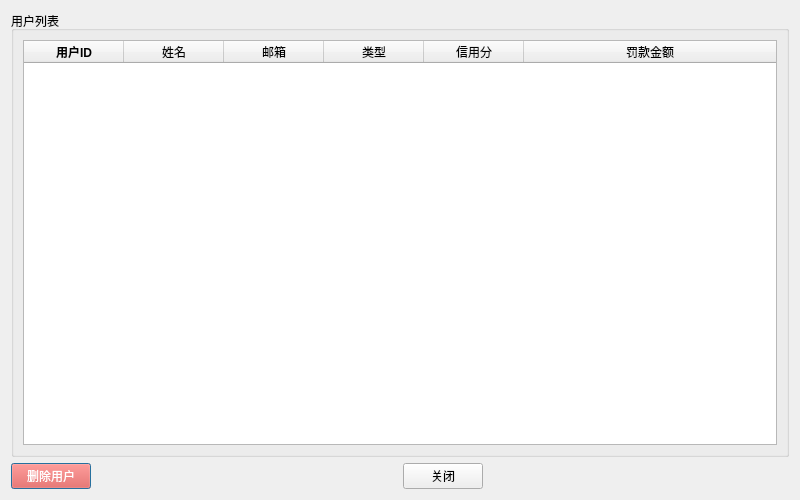
<?xml version="1.0" encoding="UTF-8"?>
<ui version="4.0">
 <class>UserManagerDialog</class>
 <widget class="QDialog" name="UserManagerDialog">
  <property name="geometry">
   <rect>
    <x>0</x>
    <y>0</y>
    <width>800</width>
    <height>500</height>
   </rect>
  </property>
  <property name="windowTitle">
   <string>用户管理</string>
  </property>
  <layout class="QVBoxLayout" name="verticalLayout">
   <item>
    <widget class="QGroupBox" name="groupBox">
     <property name="title">
      <string>用户列表</string>
     </property>
     <layout class="QVBoxLayout" name="verticalLayout_2">
      <item>
       <widget class="QTableWidget" name="tblUsers">
        <property name="editTriggers">
         <set>QAbstractItemView::NoEditTriggers</set>
        </property>
        <property name="selectionBehavior">
         <enum>QAbstractItemView::SelectRows</enum>
        </property>
        <property name="selectionMode">
         <enum>QAbstractItemView::SingleSelection</enum>
        </property>
        <attribute name="horizontalHeaderStretchLastSection">
         <bool>true</bool>
        </attribute>
        <column>
         <property name="text">
          <string>用户ID</string>
         </property>
         <property name="font">
          <font>
           <weight>75</weight>
           <bold>true</bold>
          </font>
         </property>
        </column>
        <column>
         <property name="text">
          <string>姓名</string>
         </property>
        </column>
        <column>
         <property name="text">
          <string>邮箱</string>
         </property>
        </column>
        <column>
         <property name="text">
          <string>类型</string>
         </property>
        </column>
        <column>
         <property name="text">
          <string>信用分</string>
         </property>
        </column>
        <column>
         <property name="text">
          <string>罚款金额</string>
         </property>
        </column>
       </widget>
      </item>
     </layout>
    </widget>
   </item>
   <item>
    <layout class="QHBoxLayout" name="horizontalLayout">
     <item>
      <widget class="QPushButton" name="btnDelete">
       <property name="text">
        <string>删除用户</string>
       </property>
       <property name="styleSheet">
        <string notr="true">background-color: #f44336; color: white;</string>
       </property>
      </widget>
     </item>
     <item>
      <spacer name="horizontalSpacer">
       <property name="orientation">
        <enum>Qt::Horizontal</enum>
       </property>
       <property name="sizeHint" stdset="0">
        <size>
         <width>40</width>
         <height>20</height>
        </size>
       </property>
      </spacer>
     </item>
     <item>
      <widget class="QPushButton" name="btnClose">
       <property name="text">
        <string>关闭</string>
       </property>
      </widget>
     </item>
     <item>
      <spacer name="horizontalSpacer_2">
       <property name="orientation">
        <enum>Qt::Horizontal</enum>
       </property>
       <property name="sizeHint" stdset="0">
        <size>
         <width>40</width>
         <height>20</height>
        </size>
       </property>
      </spacer>
     </item>
    </layout>
   </item>
  </layout>
 </widget>
 <resources/>
 <connections>
  <connection>
   <sender>btnClose</sender>
   <signal>clicked()</signal>
   <receiver>UserManagerDialog</receiver>
   <slot>reject()</slot>
   <hints>
    <hint type="sourcelabel">
     <x>422</x>
     <y>452</y>
    </hint>
    <hint type="destinationlabel">
     <x>400</x>
     <y>400</y>
    </hint>
   </hints>
  </connection>
 </connections>
</ui>
